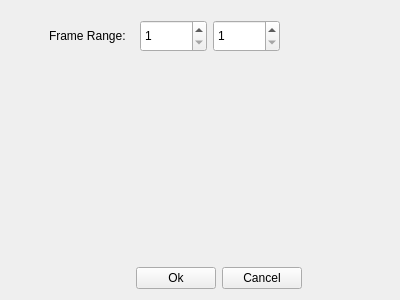
<?xml version="1.0" encoding="UTF-8"?>
<ui version="4.0">
 <class>EntireSlideDialog</class>
 <widget class="QWidget" name="EntireSlideDialog">
  <property name="windowModality">
   <enum>Qt::ApplicationModal</enum>
  </property>
  <property name="geometry">
   <rect>
    <x>0</x>
    <y>0</y>
    <width>400</width>
    <height>300</height>
   </rect>
  </property>
  <property name="windowTitle">
   <string>Entire Slide</string>
  </property>
  <widget class="QWidget" name="layoutWidget">
   <property name="geometry">
    <rect>
     <x>80</x>
     <y>260</y>
     <width>222</width>
     <height>36</height>
    </rect>
   </property>
   <layout class="QHBoxLayout" name="horizontalLayout">
    <item>
     <spacer name="horizontalSpacer">
      <property name="orientation">
       <enum>Qt::Horizontal</enum>
      </property>
      <property name="sizeHint" stdset="0">
       <size>
        <width>40</width>
        <height>20</height>
       </size>
      </property>
     </spacer>
    </item>
    <item>
     <widget class="QPushButton" name="button_ok">
      <property name="text">
       <string>Ok</string>
      </property>
     </widget>
    </item>
    <item>
     <widget class="QPushButton" name="button_cancel">
      <property name="text">
       <string>Cancel</string>
      </property>
     </widget>
    </item>
   </layout>
  </widget>
  <widget class="QSpinBox" name="spin_to">
   <property name="geometry">
    <rect>
     <x>213</x>
     <y>20</y>
     <width>67</width>
     <height>32</height>
    </rect>
   </property>
   <property name="minimum">
    <number>1</number>
   </property>
   <property name="maximum">
    <number>9999</number>
   </property>
  </widget>
  <widget class="QLabel" name="label">
   <property name="geometry">
    <rect>
     <x>49</x>
     <y>20</y>
     <width>85</width>
     <height>32</height>
    </rect>
   </property>
   <property name="text">
    <string>Frame Range:</string>
   </property>
  </widget>
  <widget class="QSpinBox" name="spin_from">
   <property name="geometry">
    <rect>
     <x>140</x>
     <y>20</y>
     <width>67</width>
     <height>32</height>
    </rect>
   </property>
   <property name="minimum">
    <number>1</number>
   </property>
   <property name="maximum">
    <number>9999</number>
   </property>
  </widget>
 </widget>
 <resources/>
 <connections/>
</ui>
